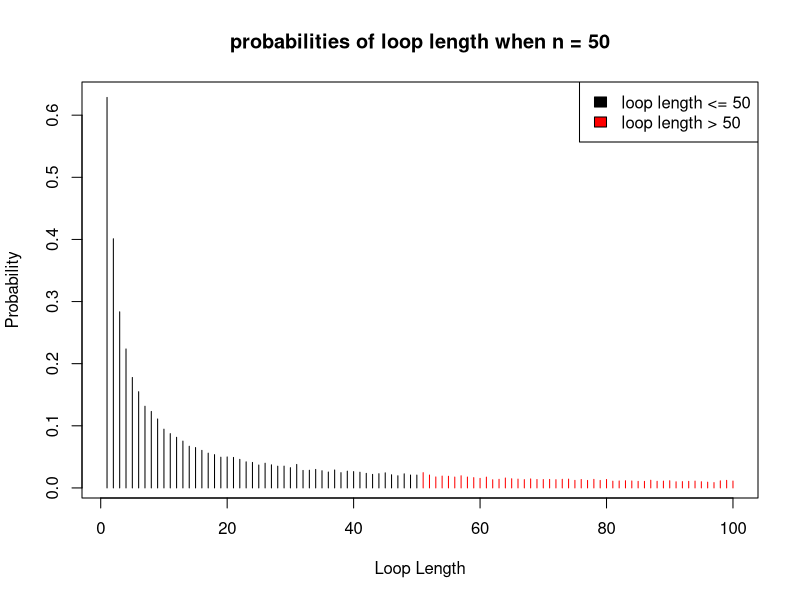

Write the R code that produced this figure.

"
Group member1: Rui Zeng      ID:s2298181
Group member2: Lifu Zheng    ID:s2314868
Group member3: Sihan Liu     ID:s2337553

Github Repo: https://github.com/Rae0519/proj2.git

Contribution:
Task 1, 2, 3 and 4 were completed by Member 3 and Member 2.
Task 5, 6 were completed by Member 1.
We both add comments and integrate the code.
Every group member has made contribution to the final code. We all completed the practical work in our own way.
The proportion of contribution is roughly equal in our group.
"


"
Overview:
The project focuses on the simulation of prisoner problem. The prisoners will have opportunities to be free.
Let assume there are 2n prisoners with their unique numbers. Each prisoner will give a chance to choose n boxes from
2n boxes. Each boxes has a random and unique number card from 1 to 2n. If all 2n prisoners can find their number cards 
successfully by opening a maximum on n boxes, they all go free. It seems that this task is impossible but under a strategy,
prisoners will have a reasonably good chance to have freedom. Let us see how that works and the reason of that. 
"


"
There are three possible strategies to be attempted:

1) The prisoner starts at the box with their number k on it. If card in that box is not their prisoner number, 
   they go to box with that number on previous card, open it and repeat the process until they have either found the card 
   with their number on it, or opened n boxes without finding it.
   
2) As strategy 1, but starting from a randomly selected box.

3) They open n boxes at random, checking each card for their number.
"


"
Fisrtly we need to find the probability of each prisoner to find their card and the probability of all prisoners getting 
free under each strategy.
"


" 
success() is to decide whether the prisoner or prisoners can go free, using loop to traverse 'p' prisoners according to three strategies.

Inputs are n (the half number of prisoner), k (the prisoner’s number), p (the number of prisoners who enter the room), strategy (1, 2 or 3)
The output will the logical object(0/1): whether the prisoner or prisoners go free.

General step:
To determine whether all prisoners find their numbers (card == prisoner[i]) under each strategy, we create a vector 'found' to record (0/1)
whether each prisoner succeeds. If the summation of vector 'found' is equal to the number of prisoners (sum(found) == p), it means prisoners 
who enter the room all find their cards.
"

success <- function(n, k, p, strategy) {  
  prisoner = sample(1:(2 * n))                # random sample of 2n prisoner numbers with no repeat, create the sequence to enter the room
  if (p == 1) {
    prisoner[1] = k                           # if only one prisoner enter, then the first and unique prisoner number is 'k'
  }
  found = rep(0, p)                           # create a p-vector with value zero.
  box = sample(1:(2 * n))                     # random sample of 2n boxes number with no repeat, then cards are randomly placed one in each box.
  
  # strategy 1
  if (strategy == 1) {
    for (i in 1:p) {                          # the loop will stop until 'p' prisoners found they cards
      card = box[prisoner[i]]                 # find the card number in the box of 'prisoner[i]'
      for (time in 1:n) {                     # open at most n boxes
        if (card == prisoner[i]) {            # card number is equal to 'prisoner[i]'
          found[i] = 1                        # successfully find the card
          break                               # end 'time' loop
        }
        card = box[card]                      # otherwise continue to find the card in box of last card number
      }
    }
  }
  
  # strategy 2 
  else if (strategy == 2) {                   # the structure is similar to strategy 1
    for (i in 1:p) {
      card = sample(1:(2 * n), 1)             # decide the first open box randomly, so the card number is random too
      for (time in 1:n) {
        if (card == prisoner[i]) {            
          found[i] = 1                        # Notice: for strategy 2, the loop (e.g the card in box 4 is 5 and the card in box 5 is 4) 
          break                               #         may happen. Under this situation, the prisoner will constantly open box 4 and 5 
        }                                     #         until time n to open boxes. It means he doesn't find his number and is failed.
        card = box[card]
      }
    }
  }
  
  # strategy 3
  else if (strategy == 3) {
    for (i in 1:p) {                                        # random open n boxes is equal to randomly select n numbers in [1, 2n]    
      found[i] = prisoner[i] %in% sample(1:(2*n), n)        # %in% is to check whether the ith prisoner number is in those n selected numbers.
    }                                                       # if 'prisoner[i]' is in those numbers, it means the ith prisoner finds his card.
  }                                                           
 
  sum(found) == p  # if all 'p' prisoners find their cards then the summation of vector 'found' is equal to 'p'
}                  # if it's True return 1, and False return 0



" 
Pone() is to estimate the probability of a single prisoner succeeding in finding his number under each strategy.
It takes n (the half number of prisoner), k (the prisoner’s number), strategy (1, 2 or 3), 
nreps(the number of replicate simulations, default=10000) as arguments.
The output will be the probability after simulation (success_times / nrep).
"


Pone <- function(n, k, strategy, nreps = 10000) {
  success_times = 0                                                  # 'success_times' defines the number of success.
  for (i in 1:nreps) {                                               # simulate 'nreps' times
    success_times = success_times + success(n, k, 1, strategy)       # accumulate the times of success during simulation
  }                                                                  # apply 'success' function to determine whether the prisoner can find his card in one simulation
  success_times / nreps                                              # calculate the probability of success
}


" 
Pall() is to estimate the probabilities of all prisoners finding their number under each strategy
It takes n (the half number of prisoner), strategy (1, 2 or 3), nreps (the number of replicate simulations, default=10000) as arguments.
The output will be the probability after simulation (success_times / nrep).
"

Pall <- function(n, strategy, nreps = 10000) {
  all_success = 0                                                    # 'all_success' defines the times that all prisoners succeed
  for (i in 1:nreps) {
    all_success = all_success + success(n, 1, 2 * n, strategy)       # ccumulate the times of success during simulation
  }                                                                  # apply 'success' function to determine whether 2n prisoners can all find their cards in one simulation
  all_success / nreps                                                # calculate the probability of success
}


# example code

# individual probability (n = 5, k = 3, nreps = 10000)
Pone(5, 3, 1)                # one possible result: 0.4991
Pone(5, 3, 2)                # one possible result: 0.4044
Pone(5, 3, 3)                # one possible result: 0.5033

# individual probability (n = 50, k = 63, nreps = 10000)
Pone(50, 63, 1)              # one possible result: 0.5078          
Pone(50, 63, 2)              # one possible result:   
Pone(50, 63, 3)              # one possible result:


# joint probability (n = 5, nreps = 10000)
Pall(5,1)                    # one possible result:0.3487
Pall(5,2)                    # one possible result:1e-04
Pall(5,3)                    # one possible result:7e-04

# joint probability (n = 50, nreps = 10000)
Pall(50, 1)                  # one possible result:0.3119
Pall(50, 2)                  # one possible result:0
Pall(50, 3)                  # one possible result:0



"
Comment:
Through 'Pall' function, we can find that the prisoners through using strategy 1 can escape together with a probability of approximately 0.31. 
This is a surprising result because from the function 'Pone', we can see that the probability of each individual escaping is about 0.5. 
If we consider them to be independent of each other, the probability that they escape together is 0.5^(100), which is nearly 0. 

Reflecting on the problem itself, we can find that the prisoners are independent of each other only under the following circumstance: 
when each prisoner leaves and we immediately determine the position of the box and card randomly. If the room is returned exactly to its original state 
after each prisoner leaves, they all operate in the same sequence with boxes and cards. Consequently, they are not independent of each other. 

Then, we will consider under what circumstance can the prisoners escape together. Through mathematical argument, we can have the following supposition.
For 2n prisoners, if there is no loop greater than n boxes and cards, all prisoners can escape together.

Next, we try to run the code to prove our supposition.
"



"
In order to find the reason why such a high probability under join success probabilities happen,
we try to find the loops( when u[u[· · · u[u[k]] · · · ]] = k) when randomly shuffling cards.

'dloop' function is to estimate the probability of each loop length from 1 to 2n 
occurring at least once in a random shuffling of cards to boxes.

The function takes 'n' (the half number of card) and 'nrep' (the number of replicate simulations, default value is 10000) as input.
Then output the 2n-vector of probabilities.

General Step:
To compute the probability for each loop length, we need to count the existence of loops in one shuffling.
Open the boxes (2n times) similar to strategy 1 for each prisoner k (2n prisoners in total). 
Count 1 for that loop when the prisoner finds his card. 
(Notice: only count 1 even if two prisoners find their numbers through the same loop length under one random shuffling.)
Then, simulating the shulffing card for 'nreps' times.
Finally, calculate the probability for 2n loops.(count numbers of each loop/nreps)
"



dloop <- function(n, nreps = 10000){
  d_prob <- rep(0, 2*n)                     # 'd_prob' is a 2n-vector with value 0. 
                                            # It is to count the occurrence of each loop.
  
  for (m in 1:nreps){                       # loop through 'nreps' times of shuffling
    u <- sample(1:(2*n))                    # randomly choose 2n cards in [1, 2n] without repeating.
    k <- sample(1:(2*n))                    # randomly choose 2n prisoners in [1, 2n] without repeating.
    success <- rep(0, 2*n)                  # 'success' is a 2n-vector with value 0 for counting the occurrence of each loop in one random shuffling.
    
    for (i in 1:(2*n)){                     # loop through 2n prisoner in one shuffling 
      card = u[k[i]]                        # choose the card in the box of the ith prisoner number k[i].
      
      for(length_loop in 1:(2*n)){          # loop through each 'loop' (u[u[·u[u[k]]·]] = k)
        
        if (card == k[i]){                  # Run if the 'loop' occurrs: the prisoner number is found.
          success[length_loop] = 1          # count 1 for the occurrence of that 'loop' at least once in one random shuffling.
          break                             # end 'length_loop' loop 
        }
        card = u[card]                      # open the next box
      }                              
    }                            
    d_prob <- d_prob + success              # accumulate the existence of 'loop' in all shufflings.
  }                                  
  d_prob/nreps                              # calculate the probabilities of 'loop' 
}                                           # it is also the return value of the function.


# example code for 'dloop' function when n = 50 and nreps = 10000 (default).

dloop_probability <- dloop(50)


# We find the probability that there is no loop longer than 50 ([51:100]) in a random reshuffling of cards to boxes.

1 - sum( dloop_probability[51:100] )

# one possible result: 0.3111. 
# It is similar to the result of joint success probabilities of strategy 1.
# It makes sense. When all prisoners all go free under strategy 1, it means no prisoner opens more than n boxes (here n = 50).
# It is the same question as the probability that there is no loop > 50.


# Let us to see the graph in bar chart.
cols <-  rep(c("black", "red"), each = 50)
plot(dloop_probability,type = "h", xlab ="Loop Length",ylab="Probability", main = "probabilities of loop length when n = 50", col = cols)
legend("topright", legend = c("loop length <= 50", "loop length > 50"), fill = c("black", "red"))
# The trend of the probabilities seems like the function of 1/x. The probabilities decrease with the growth of loop length.



